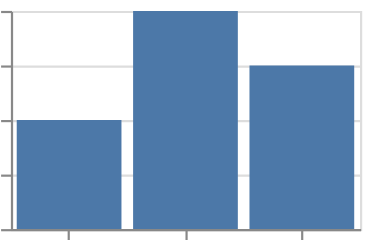

Write the Vega-Lite specification saved for this chart.
### Vega-Lite specification from a JSON file in a GitHub repository (floating-point values rounded to 4 significant figures)
{"$schema": "https://vega.github.io/schema/vega-lite/v6.json", "padding": 5, "autosize": "none", "data": {"values": [{"c": "A", "x": 1, "y": 2, "s": 3, "t": "2024-01-01"}, {"c": "B", "x": 2, "y": null, "s": 5, "t": "2024-02-01"}, {"c": "C", "x": 3, "y": 4, "s": null, "t": "2024-03-01"}, {"c": "D", "x": 4, "y": 3, "s": 7, "t": "2024-04-01"}]}, "width": 160, "height": 100, "mark": {"type": "bar", "invalid": "break-paths-show-domains"}, "encoding": {"x": {"field": "c", "type": "nominal"}, "y": {"field": "y", "type": "quantitative"}}}
